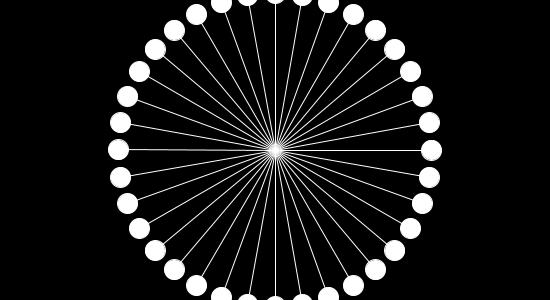
Frame 1 (no input)
Frame 60 (the mouse pressed at the canvas centre just before this capture): identical to frame 1, image omitted
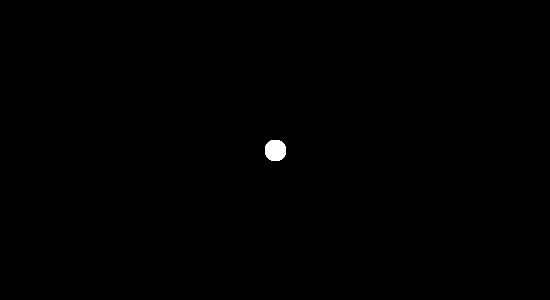
Frame 120 (the mouse held since frame 60 and released just before this capture)

The Processing sketch that drew these frames (run headless with seeded random() and noise(); from frame 60 on, the mouse is pressed at the canvas centre):

// Processing sketch: processing_18436
// ── processing_18436.pde

// Jugando Con Numeros
// Seminario de Matematicas
// Jan 24, 2011: Chris Sugrue.

int x,y;

void setup()
{
  size(550,300);
  x = width/2;
  y = height/2;
 smooth();
}


void draw()
{
  
  background(0);
    
  stroke(255);
  float radius=dist(mouseX,mouseY,x,y) / 2.0;

  fill(255);
  
  // loop full circle at 10 degree intervals and draw circle at each rotation
  for( int i = 0; i < 360; i+= 10 )
  {
    float xA = x + radius * cos(radians(i));
    float yA = y + radius * sin(radians(i));
    
    ellipse(xA,yA,20,20);
    line(x,y,xA,yA);
  }
 
    
}
